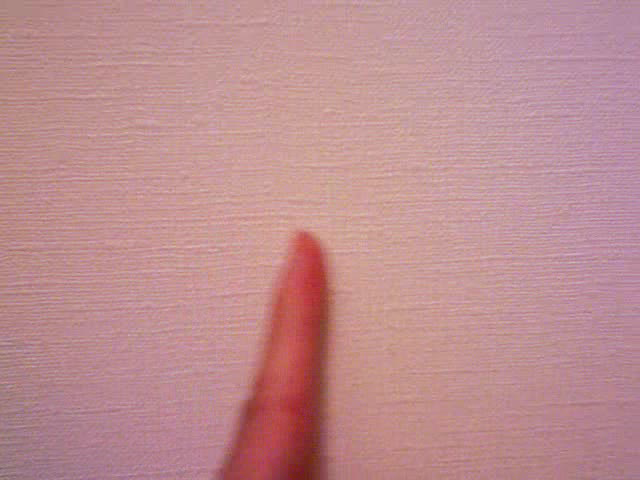
#> input picture frame 2 of chap10/test.avi, 640 x 480 px
$ python 10.4.1.optflow.py   (Python 2 division)
#> lines starting #> are read from the running program, lines starting #| are printed output that depends on the picture
#!/usr/bin/python
# -*- coding: utf-8 -*-

import cv2
from numpy import *

def draw_flow(im,flow,step=16):
  """ stepピクセル間隔のサンプル点にオプティカルフローを
      描画する """

  h,w = im.shape[:2]
  y,x = mgrid[int(step/2):h:step,int(step/2):w:step].reshape(2,-1)
  print x
  fx,fy = flow[y,x].T

  # 線分の頂点を作る
  lines = vstack([x,y,x+fx,y+fy]).T.reshape(-1,2,2)
  lines = int32(lines)
  print lines

  # 画像を生成して描画する
  vis = cv2.cvtColor(im,cv2.COLOR_GRAY2BGR)
  for (x1,y1),(x2,y2) in lines:
    cv2.line(vis,(x1,y1),(x2,y2),(0,255,0),1)
    cv2.circle(vis,(x1,y1),1,(0,255,0), -1)
  return vis

# 動画キャプチャを準備する
#cap = cv2.VideoCapture(0)
cap = cv2.VideoCapture('test.avi')

ret,im = cap.read()
#> im is the input picture: shape (480, 640, 3); mean B, G, R 144.8, 141.7, 190
prev_gray = cv2.cvtColor(im,cv2.COLOR_BGR2GRAY)
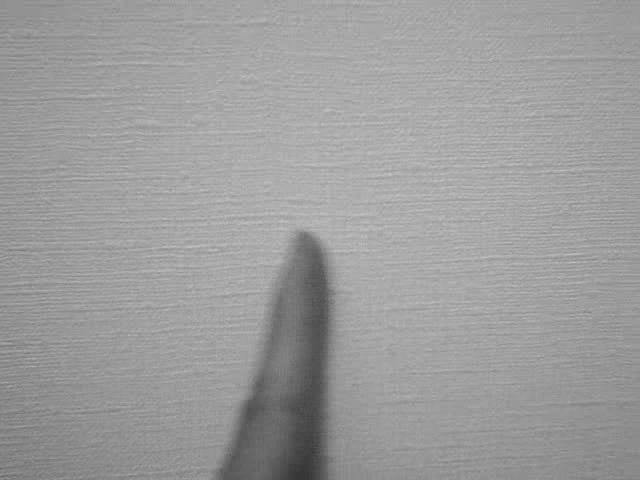
#> prev_gray: shape (480, 640); min 53, max 194, mean 156.4

while True:
  # グレースケール画像を取得する
  ret,im = cap.read()
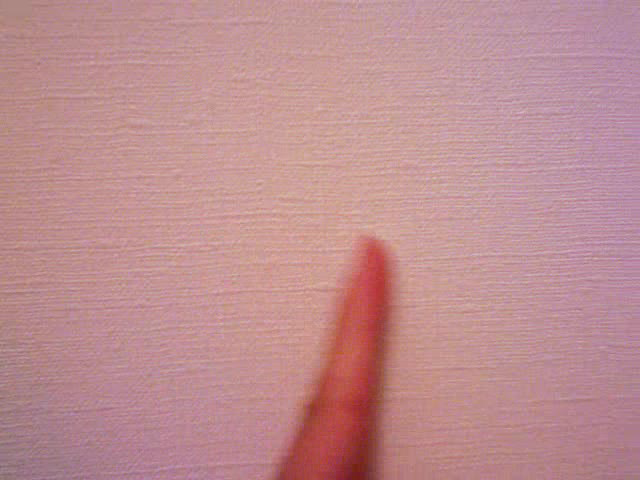
#> input picture frame 3 of chap10/test.avi, 640 x 480 px
#> im is the input picture: shape (480, 640, 3); mean B, G, R 145.2, 142, 190.3
  gray = cv2.cvtColor(im,cv2.COLOR_BGR2GRAY)
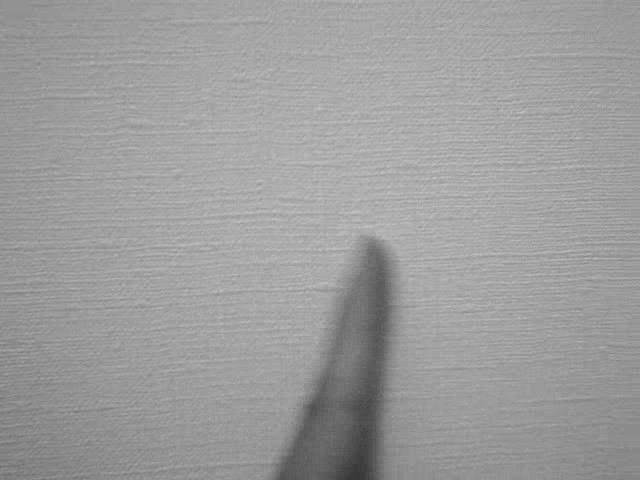
#> gray: shape (480, 640); min 55, max 194, mean 156.8

  # フローを計算する
  flow = cv2.calcOpticalFlowFarneback(prev_gray,gray,None,0.5,3,15,3,5,1.2,0)
  prev_gray = gray

  # フローのベクトルを描画する
  cv2.imshow('Optical flow',draw_flow(gray,flow))
#> (printed output is left out)
#> in draw_flow, `fx,fy = flow[y,x].T`: fx = 1200 values, max 12.25 at index 696, min -23.03 at index 741, mean -2.33; fy = 1200 values, max 34.52 at index 579, min -21.88 at index 664, mean -0.703
#> (printed output is left out)
#> the loop in draw_flow, `for (x1,y1),(x2,y2) in lines:` made 1200 passes
#> (x1, y1, x2, y2) on passes 1 to 3: (8, 8, 7, 7), (24, 8, 23, 8), (40, 8, 38, 8)
#> after the loop in draw_flow, `for (x1,y1),(x2,y2) in lines:`:
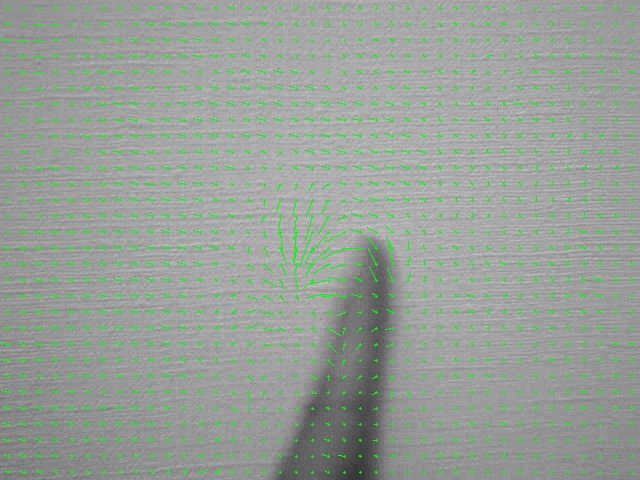
#> vis: shape (480, 640, 3); mean B, G, R 151.4, 160.1, 151.4
  if cv2.waitKey(10) == 27:
#> (key Esc is pressed here)
    break

$ run again, starting later in the video
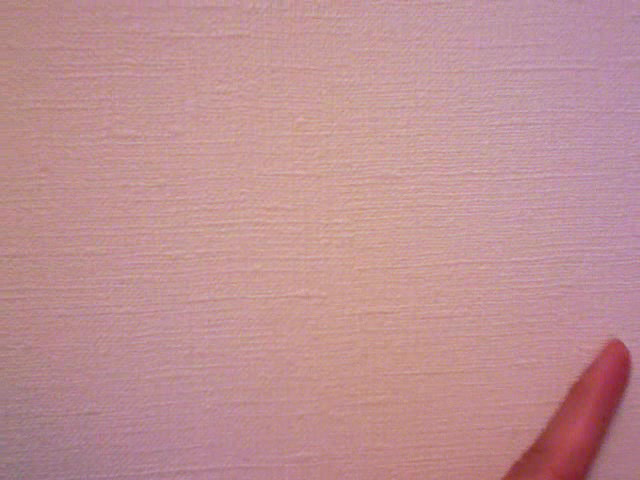
#> input picture frame 11 of chap10/test.avi, 640 x 480 px
#> im is the input picture: shape (480, 640, 3); mean B, G, R 147.6, 144.5, 190.7
#> `prev_gray = cv2.cvtColor(im,cv2.COLOR_BGR2GRAY)`:
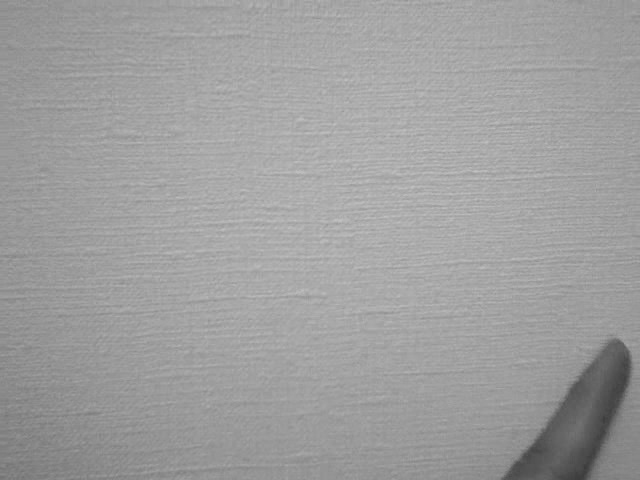
#> prev_gray: shape (480, 640); min 59, max 195, mean 158.6
#> (printed output is left out)
#> fx = 1200 values, max 4.12 at index 716, min -4.66 at index 840, mean 0.331; fy = 1200 values, max 3.44 at index 66, min -7.24 at index 92, mean -2.32
#> (printed output is left out)
#> the loop in draw_flow, `for (x1,y1),(x2,y2) in lines:` made 1200 passes
#> (x1, y1, x2, y2) on passes 1 to 3: (8, 8, 8, 8), (24, 8, 23, 9), (40, 8, 40, 8)
#> after the loop in draw_flow, `for (x1,y1),(x2,y2) in lines:`:
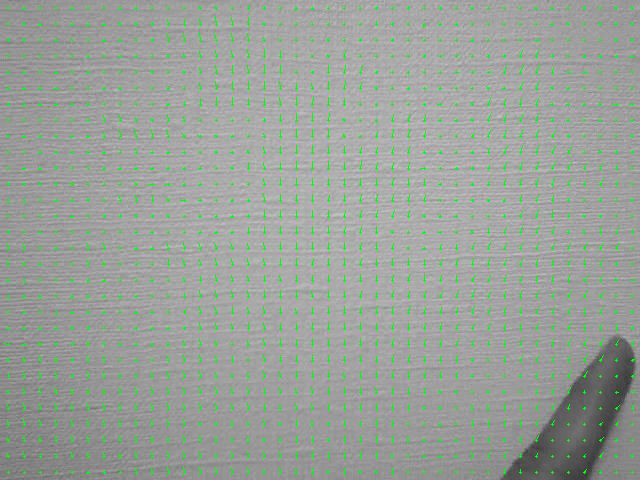
#> vis: shape (480, 640, 3); mean B, G, R 153.8, 161.4, 153.8
